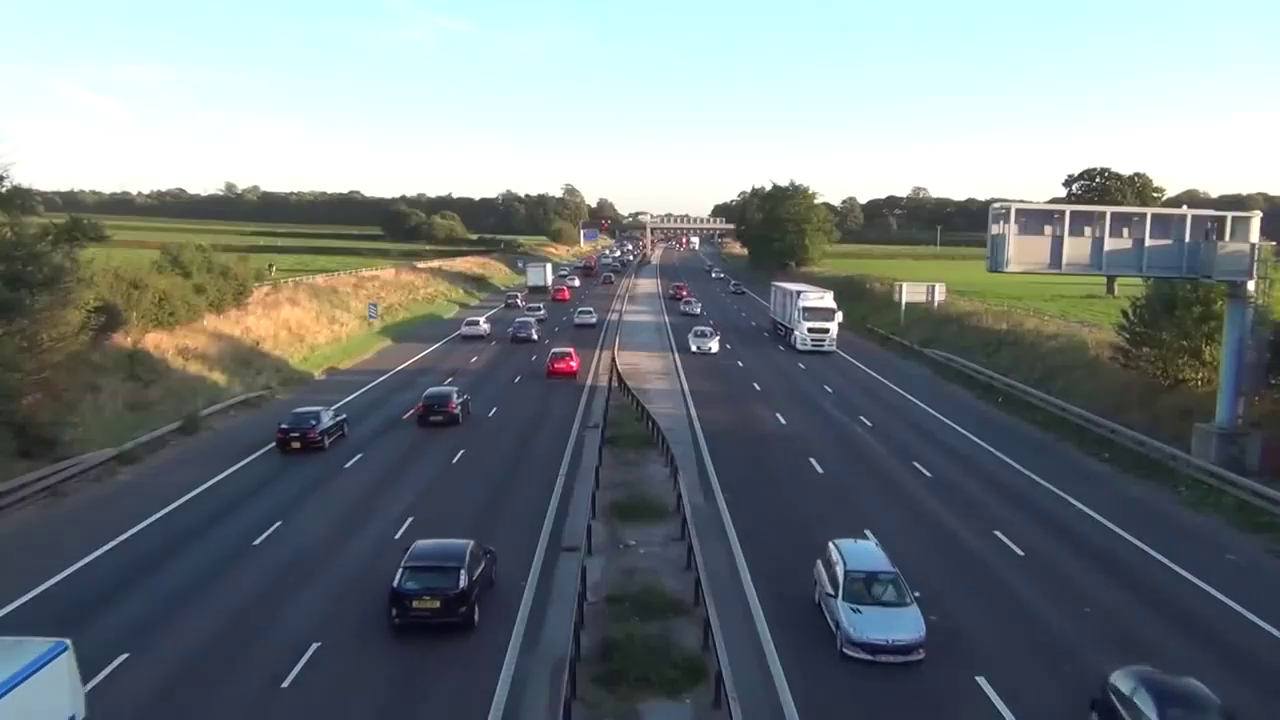
#> input picture frame 21 of 1.mp4, 1280 x 720 px
$ python 3.py
#> lines starting #> are read from the running program, lines starting #| are printed output that depends on the picture; after the words box and inside, x2 and y2 are one past the last pixel; in counts of white or black regions, pixels touching at a corner belong together
import numpy as np
import cv2

cap = cv2.VideoCapture('1.mp4')

_, first_frame = cap.read()
#> first_frame is the input picture: shape (720, 1280, 3); mean B, G, R 128, 125.3, 116.3
first_gray = cv2.cvtColor(first_frame, cv2.COLOR_BGR2GRAY)
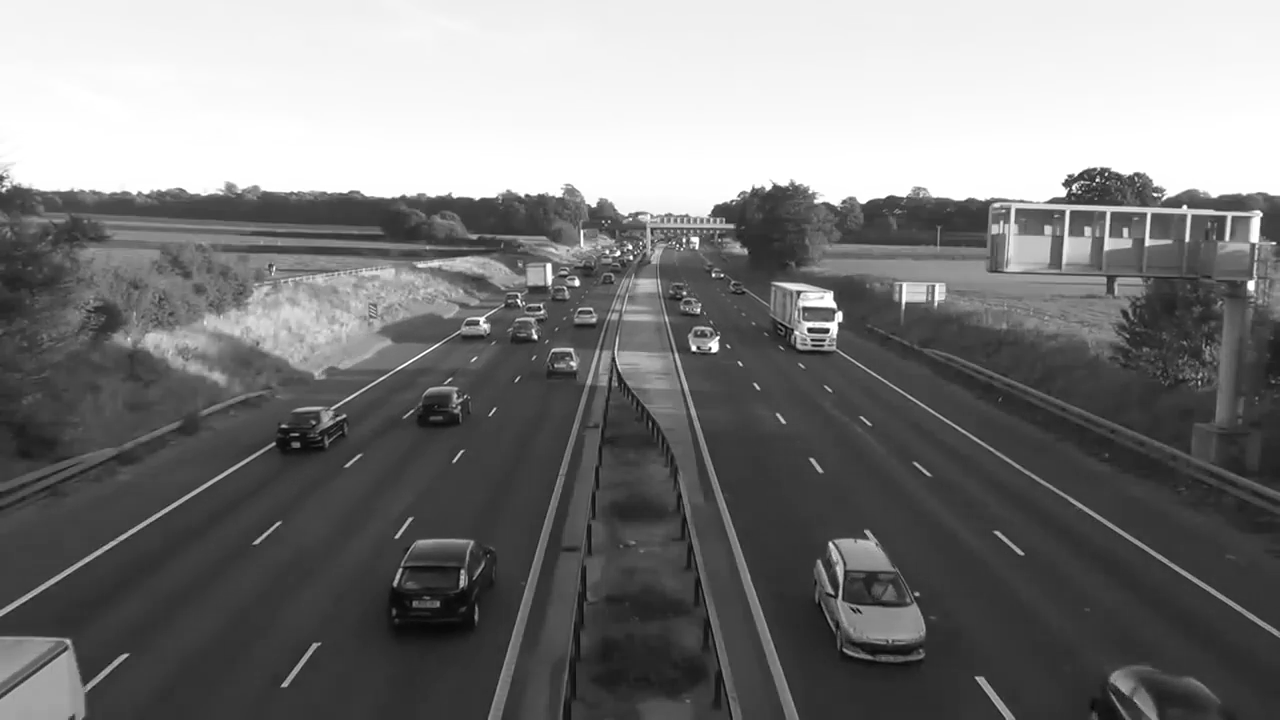
#> first_gray: shape (720, 1280); min 2, max 255, mean 122.9
first_gray = cv2.GaussianBlur(first_gray, (5, 5), 0)

while True:
    _, frame = cap.read()
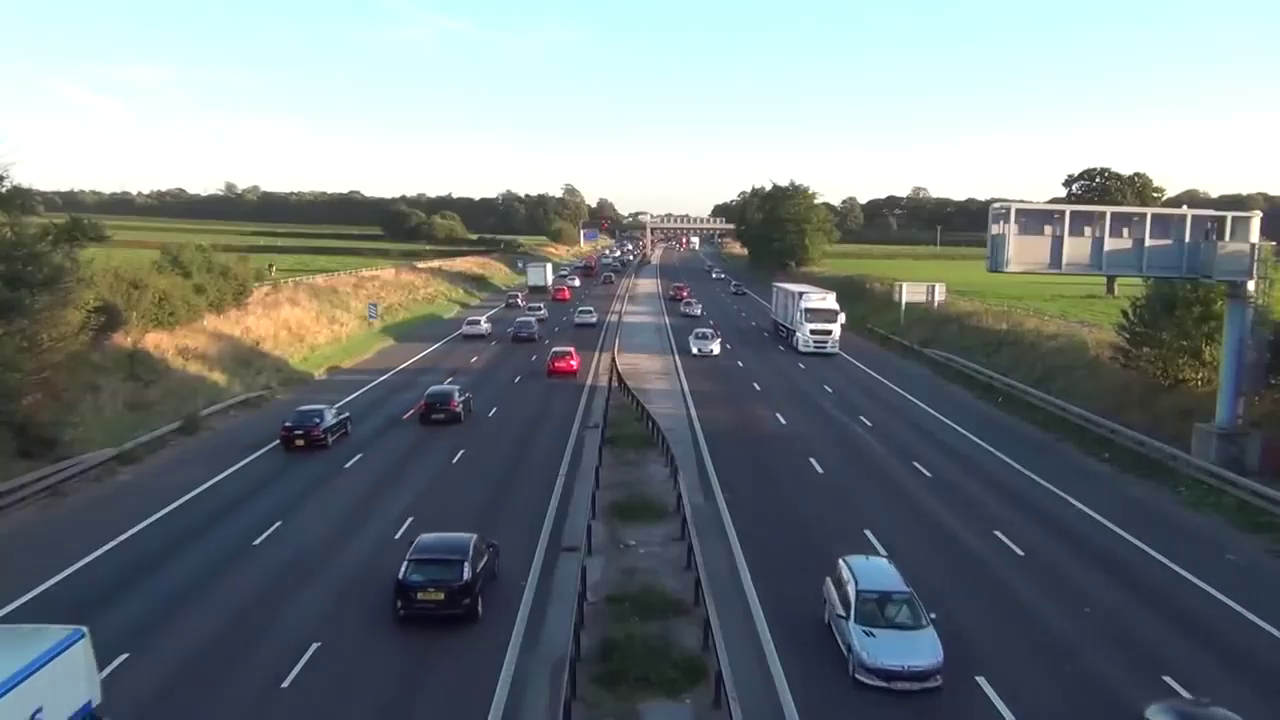
#> input picture frame 22 of 1.mp4, 1280 x 720 px
#> frame is the input picture: shape (720, 1280, 3); mean B, G, R 128.4, 125.6, 116.5
    gray_frame = cv2.cvtColor(frame, cv2.COLOR_BGR2GRAY)
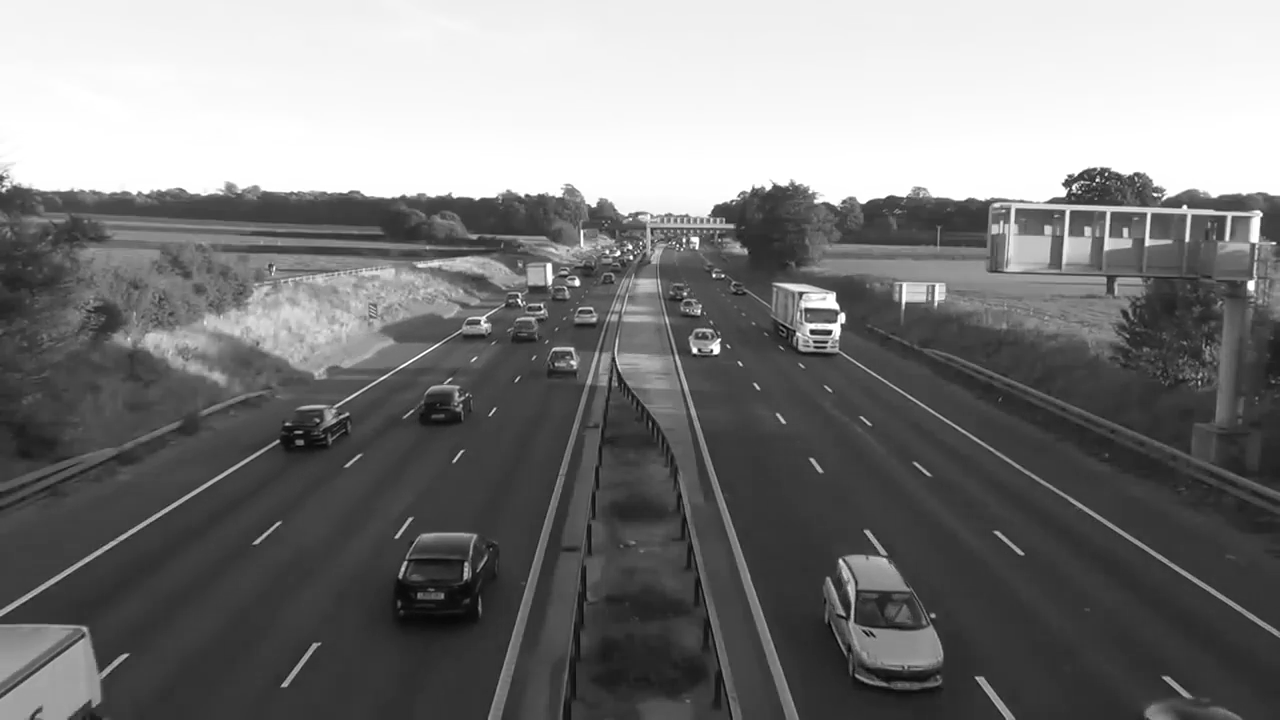
#> gray_frame: shape (720, 1280); min 1, max 255, mean 123.2
    gray_frame = cv2.GaussianBlur(gray_frame, (5, 5), 0)
    difference = cv2.absdiff(first_gray, gray_frame)
    _, difference = cv2.threshold(difference, 25, 255, cv2.THRESH_BINARY)
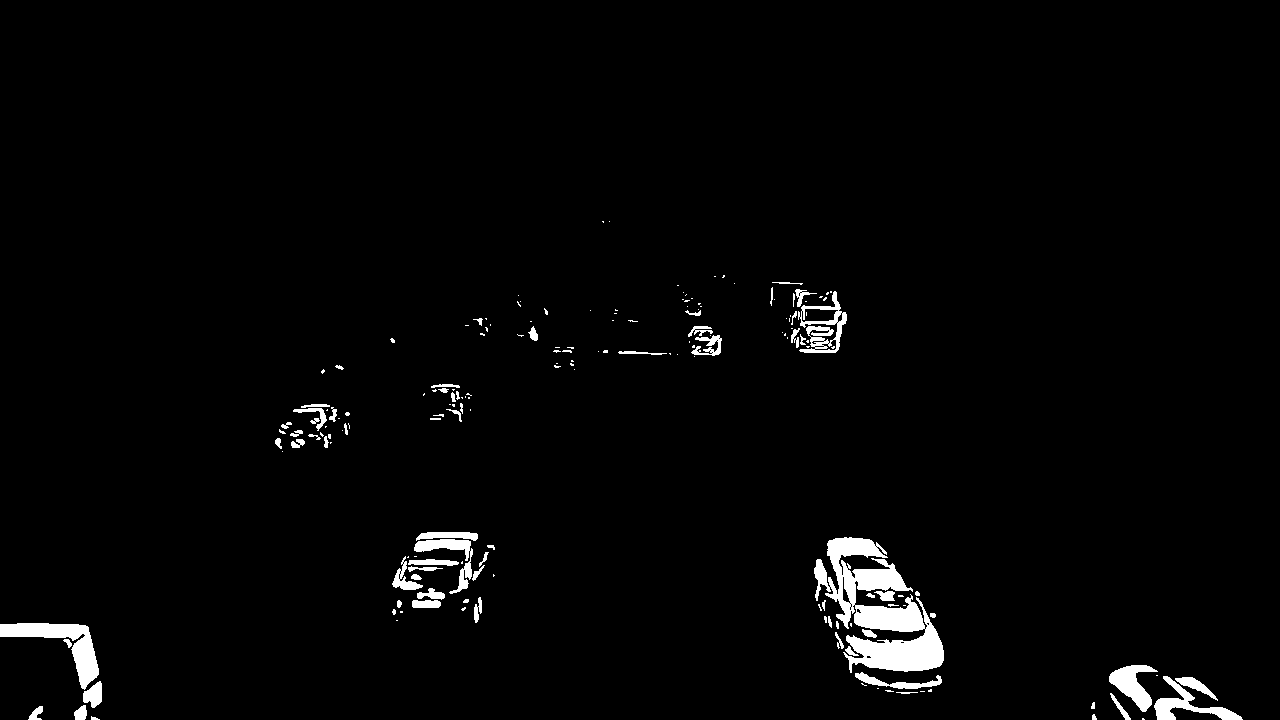
#> difference: shape (720, 1280); 2.3% white; 182 white regions (109 under 20 px), largest, box (x1, y1, x2, y2) and area: (814, 537, 944, 673) 7938, (0, 623, 99, 690) 2150, (1154, 676, 1243, 720) 1131
    cv2.imshow("First Frame", first_frame)
    cv2.imshow("Frame", frame)
    cv2.imshow("Difference", difference)

    key = cv2.waitKey(30)
#> (key Esc is pressed here)
    if key == 27:
        break


cap.release()
cv2.destroyAllWindows()

$ run again, starting later in the video
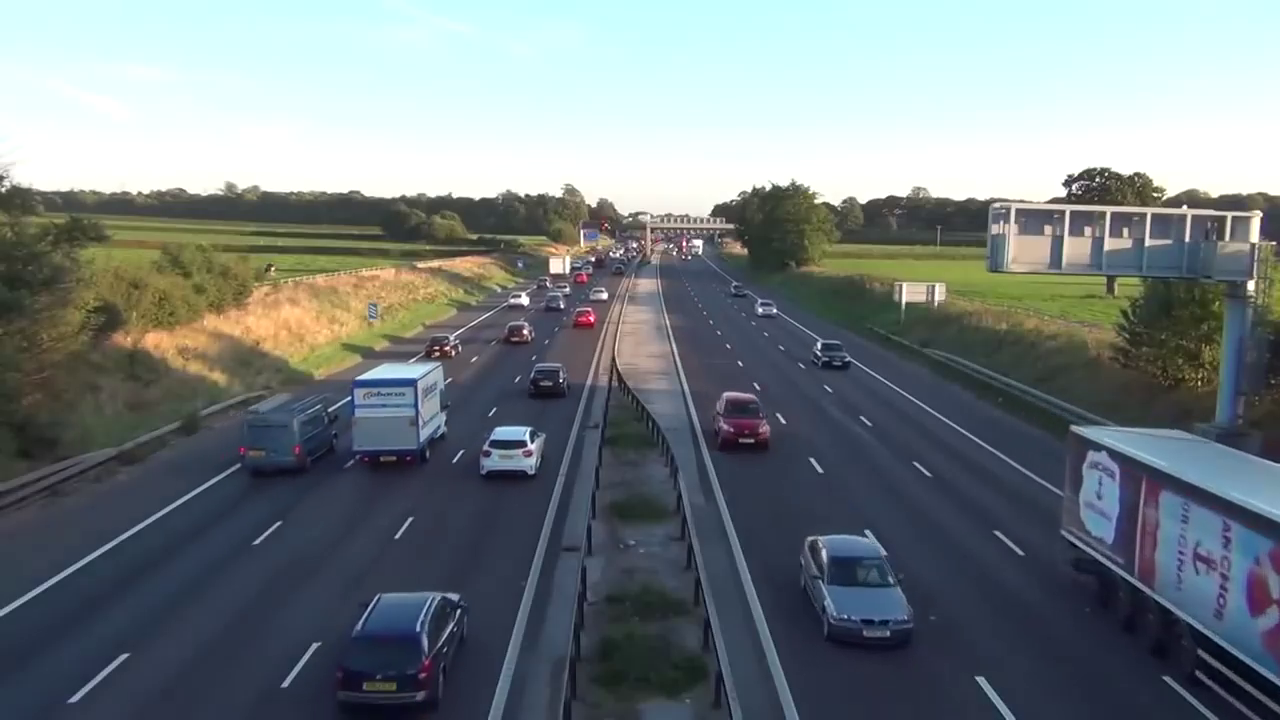
#> input picture frame 95 of 1.mp4, 1280 x 720 px
#> first_frame is the input picture: shape (720, 1280, 3); mean B, G, R 128.5, 125.1, 115.9
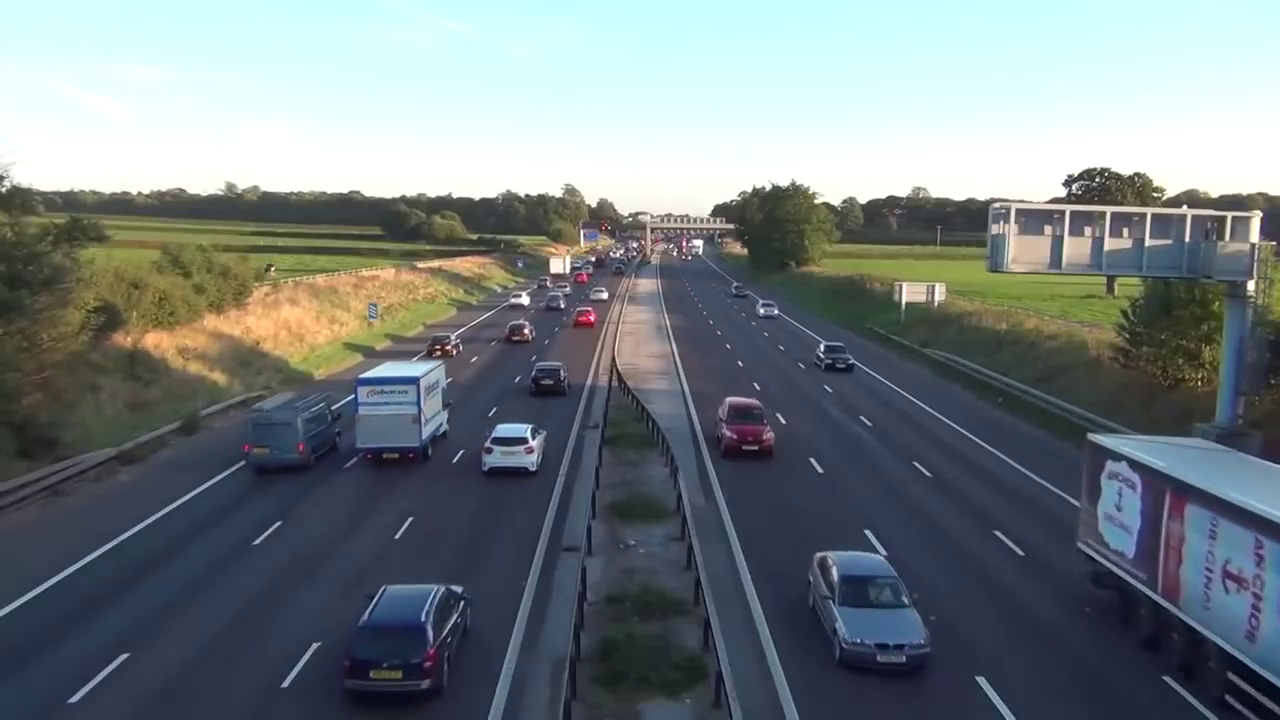
#> input picture frame 96 of 1.mp4, 1280 x 720 px
#> frame is the input picture: shape (720, 1280, 3); mean B, G, R 128.5, 125.2, 115.9
#> `_, difference = cv2.threshold(difference, 25, 255, cv2.THRESH_BINARY)`:
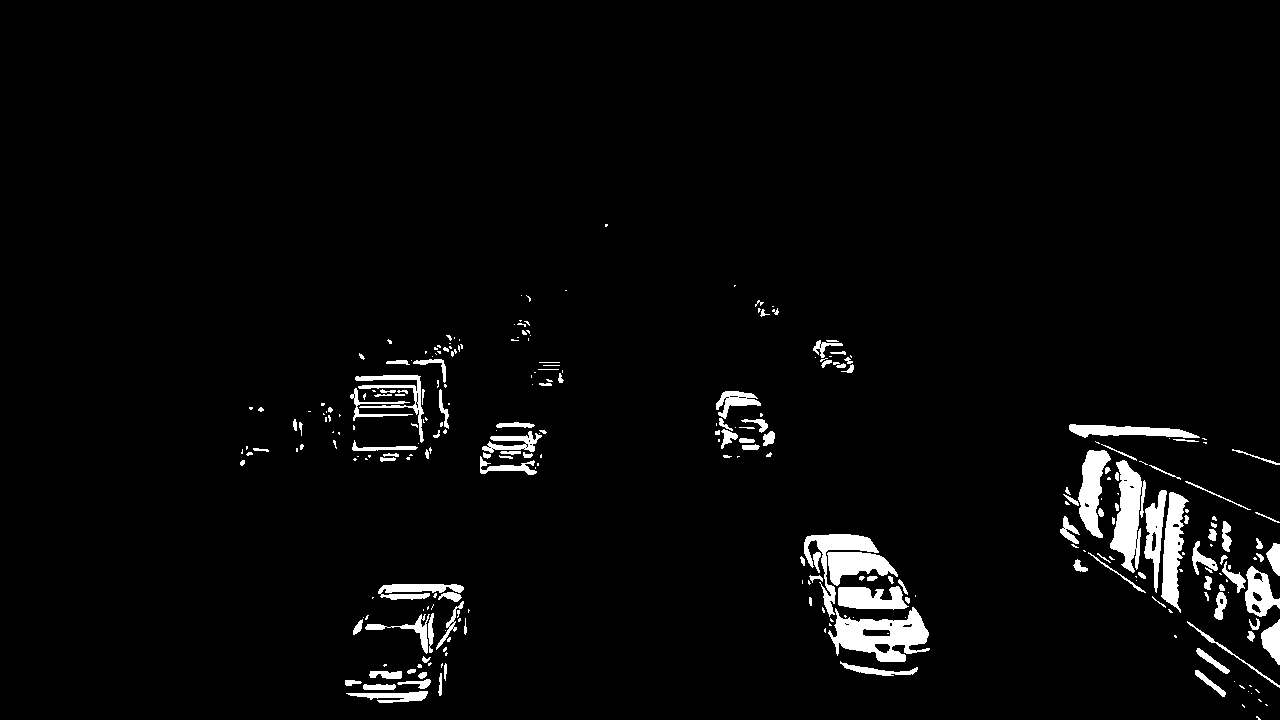
#> difference: shape (720, 1280); 3.3% white; 287 white regions (155 under 20 px), largest, box (x1, y1, x2, y2) and area: (828, 607, 930, 662) 2913, (1110, 460, 1146, 573) 2264, (1161, 492, 1189, 613) 1755

$ run again, starting later in the video
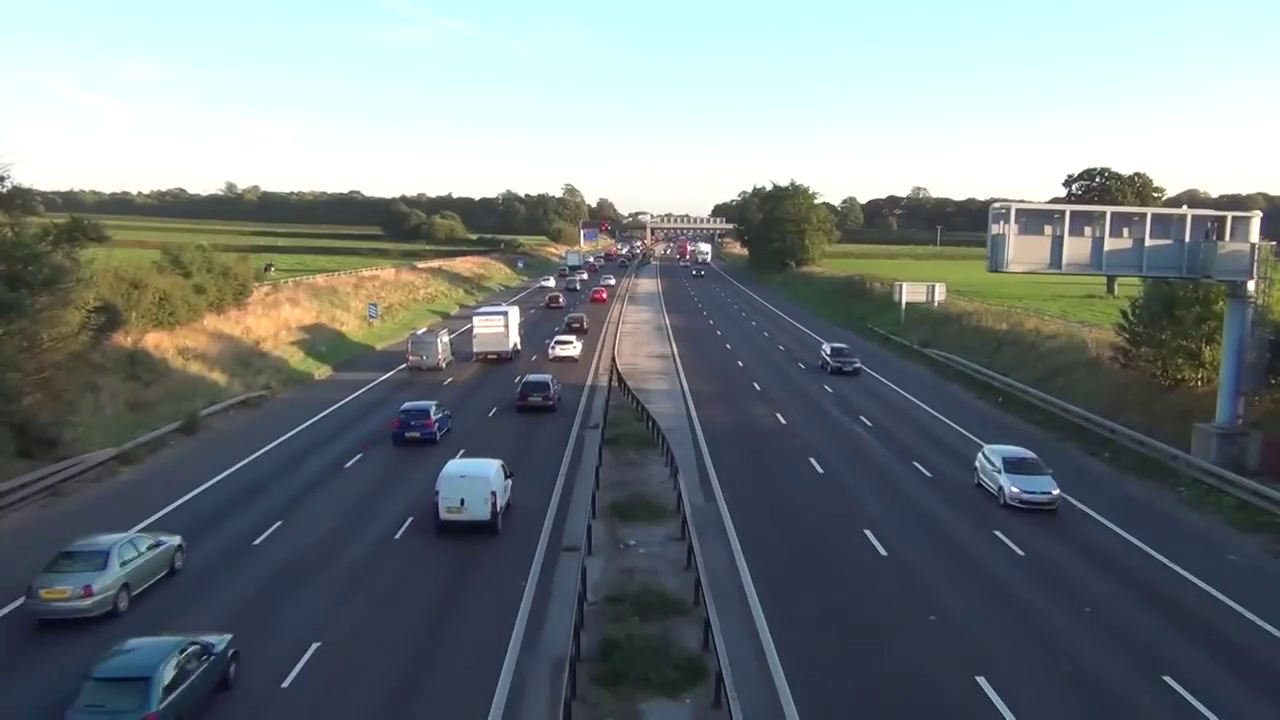
#> input picture frame 169 of 1.mp4, 1280 x 720 px
#> first_frame is the input picture: shape (720, 1280, 3); mean B, G, R 127.4, 124.8, 115.6
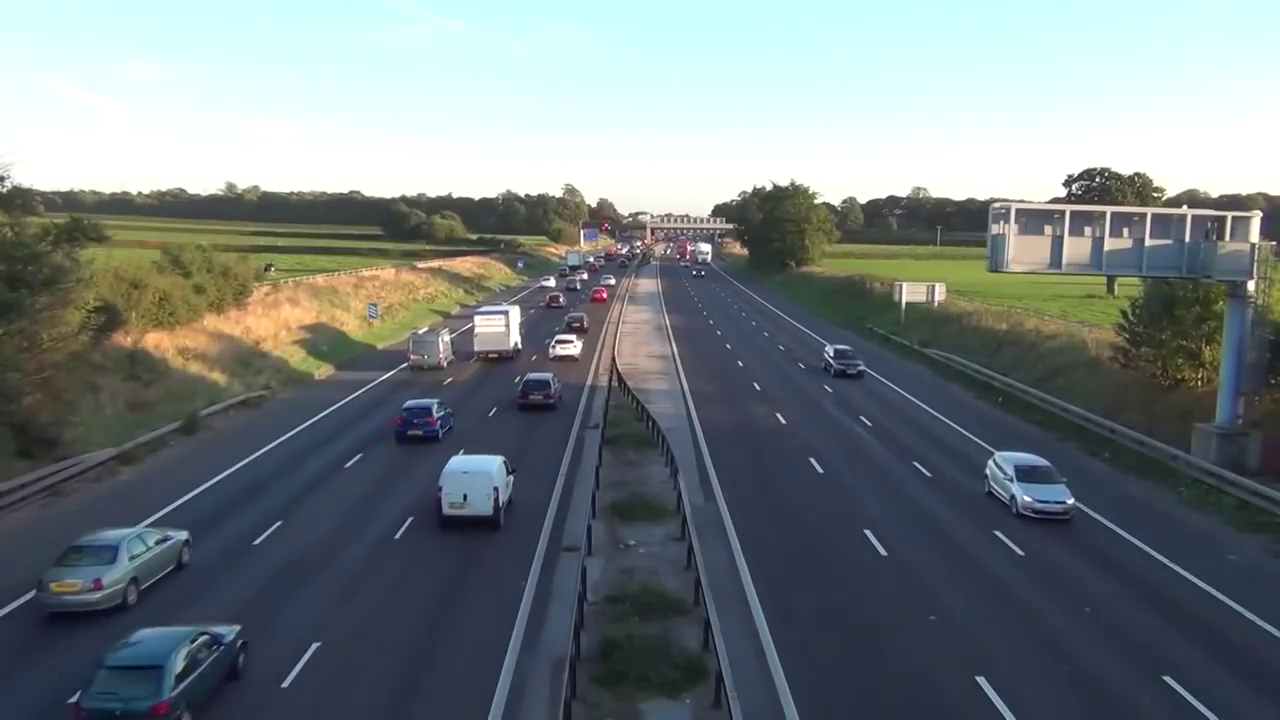
#> input picture frame 170 of 1.mp4, 1280 x 720 px
#> frame is the input picture: shape (720, 1280, 3); mean B, G, R 127.3, 124.8, 115.6
#> `_, difference = cv2.threshold(difference, 25, 255, cv2.THRESH_BINARY)`:
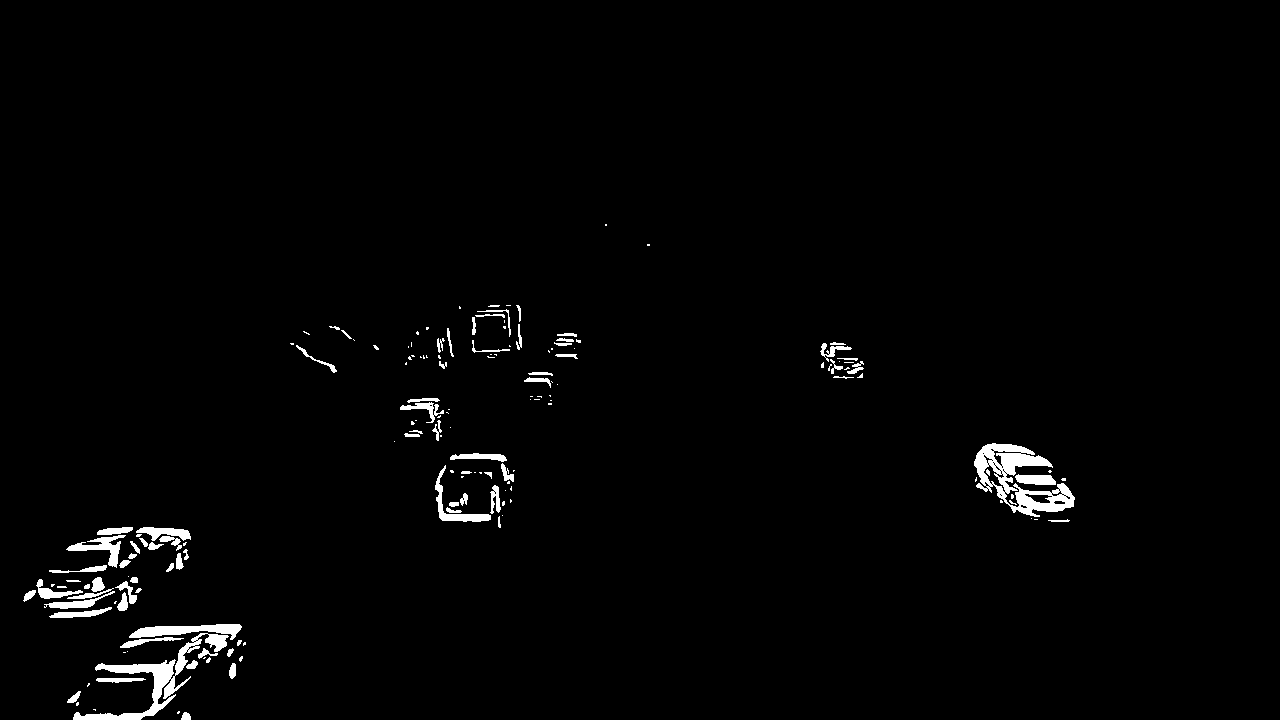
#> difference: shape (720, 1280); 1.7% white; 167 white regions (88 under 20 px), largest, box (x1, y1, x2, y2) and area: (974, 443, 1075, 517) 2988, (73, 633, 229, 720) 2454, (129, 624, 242, 640) 944
